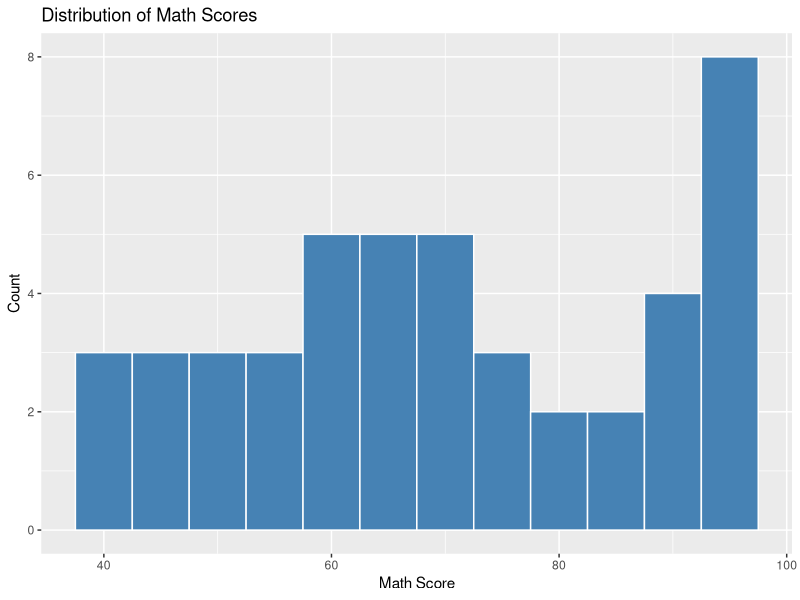

This chart was generated by the following R code:
# Load required libraries
library(readr)
library(dplyr)
library(ggplot2)

# Prepare output directories
output_dir <- "../outputs"
plot_dir <- file.path(output_dir, "plots")

if (!dir.exists(plot_dir)) {
  dir.create(plot_dir, recursive = TRUE)
}

# Load data
data <- read_csv("../data/students_performance.csv")

# Clean data
clean_data <- na.omit(data)
prepared_data <- clean_data %>%
  filter(test_preparation != "none")

# Summary
avg_scores_by_gender <- prepared_data %>%
  group_by(gender) %>%
  summarise(across(ends_with("_score"), mean), .groups = "drop")

# Save summary
write_csv(avg_scores_by_gender, file.path(output_dir, "summary.csv"))

# Plot and save
plot <- ggplot(prepared_data, aes(x = math_score)) +
  geom_histogram(binwidth = 5, fill = "steelblue", color = "white") +
  labs(title = "Distribution of Math Scores", x = "Math Score", y = "Count")

ggsave(file.path(plot_dir, "score_distribution.png"), plot = plot, width = 8, height = 6)
